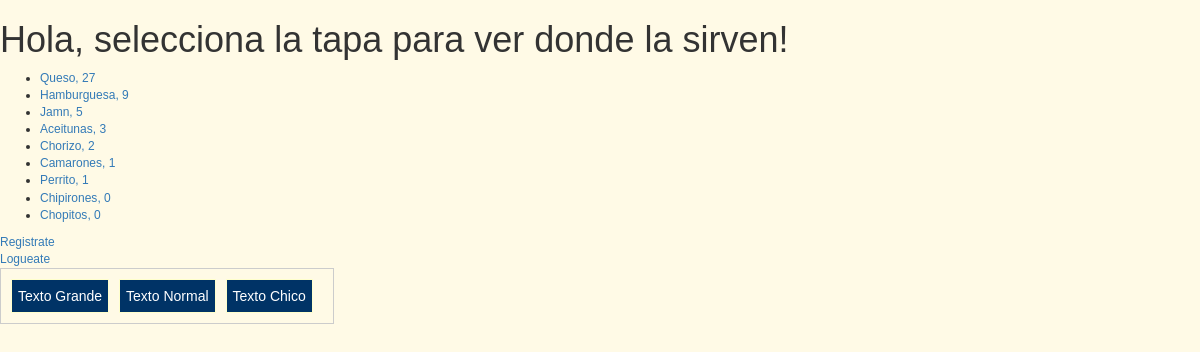
Screenshot of /rango/ with the database file from the repository.
### rango/models.py (models this page shows, shortened)
class Tapas(models.Model):
    nombre_tapa = models.CharField(max_length=128, unique=True)
    votos = models.IntegerField(default=0)
    slug = models.SlugField()

### rango/views.py (the view)
def index(request):
    tapas_list = Tapas.objects.order_by('-votos')
    context_dict = {'tapas': tapas_list}
    return render(request, 'rango/index.html', context_dict)

### templates/rango/index.html (shortened to what this page needs)
<!DOCTYPE html>
{% load staticfiles %}
<html>
    <head>
      <link rel="stylesheet" href="//maxcdn.bootstrapcdn.com/bootstrap/3.2.0/css/bootstrap.min.css">
      <link rel="stylesheet" href="//maxcdn.bootstrapcdn.com/bootstrap/3.2.0/css/bootstrap-theme.min.css">
      <link rel="stylesheet" href="{% static 'css/style.css' %}">
    </head>
    <body>
      {% if user.is_authenticated %}
      <h1>Hola {{ user.username }} selecciona la tapa para ver donde la sirven!</h1>
      {% else %}
      <h1>Hola, selecciona la tapa para ver donde la sirven!</h1>
      {% endif %}
      {% if tapas %}
            <ul>
                {% for tapa in tapas %}
                <li><a href="/rango/tapa/{{ tapa.slug }}/">{{ tapa.nombre_tapa }}, {{tapa.votos}}</a></li>
                {% endfor %}
            </ul>
        {% else %}
            <strong>No hay tapas presentes.</strong>
        {% endif %}
        {% if user.is_authenticated %}
        <a href="/rango/add_tapa/">Añade una neva tapa</a><br />
        <a href="/rango/logout/">Logout</a><br />
        {% else %}
        <a href="/rango/register/">Registrate</a><br />
        <a href="/rango/login/">Logueate</a><br />
        {% endif %}
        <div id="botones">
          <div class="boton" id="aumentar">Texto Grande</div>
          <div class="boton">Texto Normal</div>
          <div class="boton" id="disminuir">Texto Chico</div>
        </div>
        <div id="container" style="height: 300px"></div>
    </body>
</html>

### rango/static/css/style.css (style rules this page uses)
body { font-size:12px; background-color:#FFFAE6; font-family:Arial, Helvetica, sans-serif; }
#botones { border:1px solid #CCCCCC; padding:10px; float:left; margin-bottom:10px; margin-right:30px; }
.boton { border:1px solid #FFFFCC; background-color:#003366; color:#FFFFFF; font-size:14px; float:left; margin-right:10px; padding:6px; }

### rows the page displays
Tapas: nombre_tapa "Queso", votos "27"
Tapas: nombre_tapa "Hamburguesa", votos "9"
Tapas: nombre_tapa "Jamn", votos "5"
Tapas: nombre_tapa "Aceitunas", votos "3"
Tapas: nombre_tapa "Chorizo", votos "2"
Tapas: nombre_tapa "Camarones", votos "1"
Tapas: nombre_tapa "Perrito", votos "1"
Tapas: nombre_tapa "Chipirones", votos "0"
Tapas: nombre_tapa "Chopitos", votos "0"
